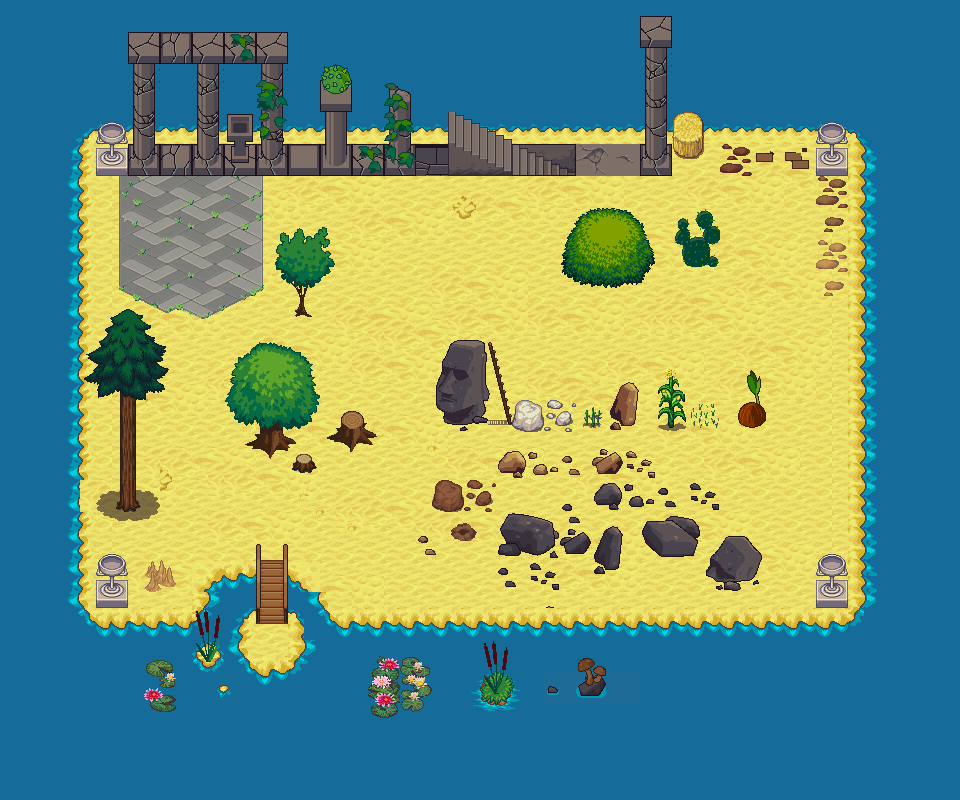

This game map was drawn from its Tiled (.tmx) file and the tilesets committed beside it. A one-line description and the trimmed map source follow:
An orthogonal 60x50 tile map with 16x16 px tiles, 3 tile layers (Слой тайлов 1, Слой тайлов 2, Слой тайлов 3) and 7 objects (Камера, Монетка1, Монетка2, Монетка3, Монетка4, ...).

<map version="1.8" tiledversion="1.8.5" orientation="orthogonal" renderorder="right-down" width="60" height="50" tilewidth="16" tileheight="16" infinite="0" nextlayerid="9" nextobjectid="14">
 <tileset firstgid="1" name="terrain_atlas" tilewidth="16" tileheight="16" tilecount="4096" columns="64">
  <image source="terrain_atlas.png" width="1024" height="1024" />
 </tileset>
 <layer id="1" name="Слой тайлов 1" width="60" height="50">
  <data>[3000 cells, 3000 non-empty, 92 distinct tile ids]</data>
 </layer>
 <layer id="6" name="Слой тайлов 2" width="60" height="50">
  <data>[3000 cells, 713 non-empty, 598 distinct tile ids]</data>
 </layer>
 <layer id="8" name="Слой тайлов 3" width="60" height="50">
  <data>[3000 cells, 130 non-empty, 100 distinct tile ids]</data>
 </layer>
 <objectgroup id="7" name="Слой объектов 1">
  <object id="1" x="362" y="303" width="78" height="32">
   <ellipse />
  </object>
  <object id="4" name="Камера" x="181" y="496">
   <point />
  </object>
  <object id="6" name="Монетка1" x="192" y="240">
   <point />
  </object>
  <object id="7" name="Монетка2" x="273" y="649">
   <point />
  </object>
  <object id="8" name="Монетка3" x="769" y="491">
   <point />
  </object>
  <object id="9" name="Монетка4" x="657" y="29">
   <point />
  </object>
  <object id="10" name="Монетка5" x="400" y="320">
   <point />
  </object>
 </objectgroup>
</map>
